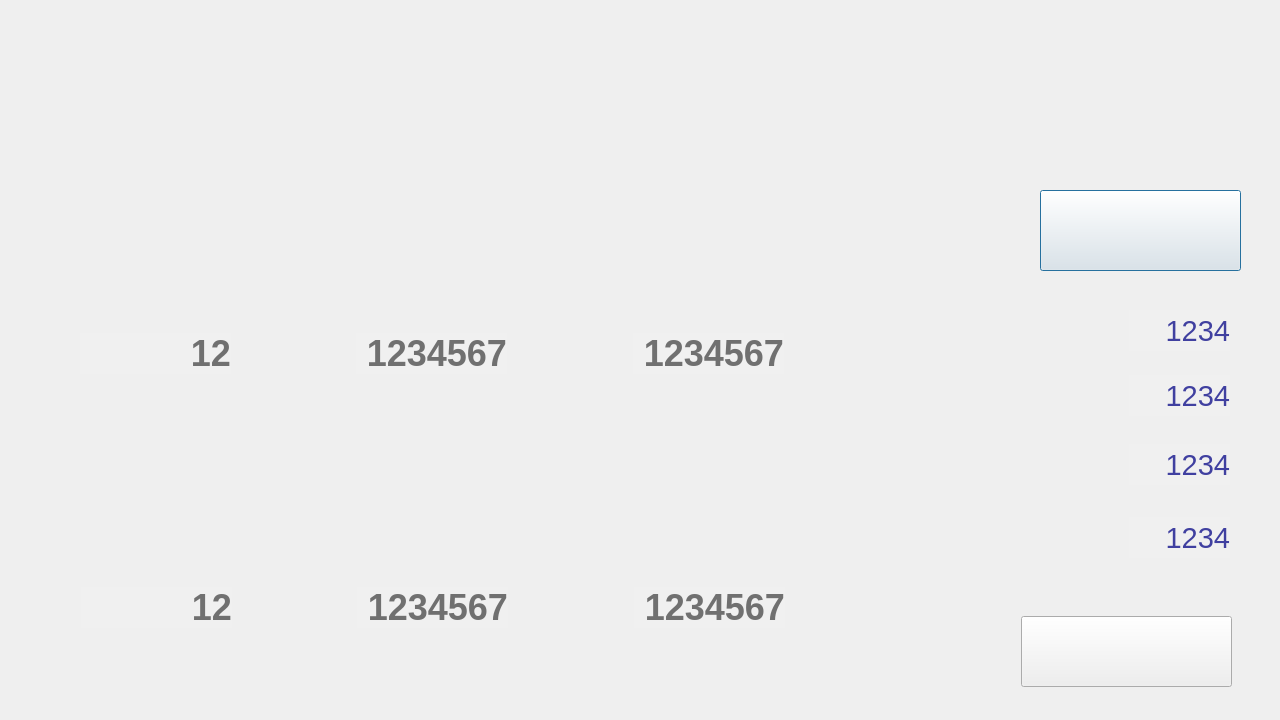
<?xml version="1.0" encoding="UTF-8"?>
<ui version="4.0">
 <class>Dialog</class>
 <widget class="QDialog" name="Dialog">
  <property name="geometry">
   <rect>
    <x>0</x>
    <y>0</y>
    <width>1280</width>
    <height>720</height>
   </rect>
  </property>
  <property name="windowTitle">
   <string>Dialog</string>
  </property>
  <widget class="QStackedWidget" name="stackedWidget">
   <property name="geometry">
    <rect>
     <x>0</x>
     <y>0</y>
     <width>1280</width>
     <height>720</height>
    </rect>
   </property>
   <property name="lineWidth">
    <number>0</number>
   </property>
   <property name="currentIndex">
    <number>0</number>
   </property>
   <widget class="QWidget" name="top">
    <property name="styleSheet">
     <string notr="true">QWidget {
border-image: url(:/data/1.jpg)
}</string>
    </property>
    <widget class="QPushButton" name="pb_vibration">
     <property name="geometry">
      <rect>
       <x>1040</x>
       <y>190</y>
       <width>201</width>
       <height>81</height>
      </rect>
     </property>
     <property name="styleSheet">
      <string notr="true">QPushButton{
	border-image:url(:/data/vib-button.png);
 background-repeat: no-repeat;
}    
QPushButton:pressed{
		border-image:url(:/data/vib-button2.png);
 background-repeat: no-repeat;
}</string>
     </property>
     <property name="text">
      <string/>
     </property>
    </widget>
    <widget class="QPushButton" name="pb_settings">
     <property name="geometry">
      <rect>
       <x>1021</x>
       <y>616</y>
       <width>211</width>
       <height>71</height>
      </rect>
     </property>
     <property name="styleSheet">
      <string notr="true">QPushButton{
	border-image:url(:/data/set-button.png);
 background-repeat: no-repeat;
}    
QPushButton:pressed{
		border-image:url(:/data/set-button2.png);
 background-repeat: no-repeat;
}</string>
     </property>
     <property name="text">
      <string/>
     </property>
    </widget>
    <widget class="QLabel" name="label_03">
     <property name="geometry">
      <rect>
       <x>80</x>
       <y>333</y>
       <width>151</width>
       <height>41</height>
      </rect>
     </property>
     <property name="font">
      <font>
       <pointsize>27</pointsize>
       <weight>75</weight>
       <bold>true</bold>
       <kerning>true</kerning>
      </font>
     </property>
     <property name="styleSheet">
      <string notr="true">QLabel {
color : #707070;
background-color: #f0f0f0;
border-image: url(:/data/111.jpg);
}</string>
     </property>
     <property name="text">
      <string>12</string>
     </property>
     <property name="alignment">
      <set>Qt::AlignRight|Qt::AlignTrailing|Qt::AlignVCenter</set>
     </property>
    </widget>
    <widget class="QLabel" name="label_05">
     <property name="geometry">
      <rect>
       <x>356</x>
       <y>333</y>
       <width>151</width>
       <height>41</height>
      </rect>
     </property>
     <property name="font">
      <font>
       <pointsize>27</pointsize>
       <weight>75</weight>
       <bold>true</bold>
       <kerning>true</kerning>
      </font>
     </property>
     <property name="styleSheet">
      <string notr="true">QLabel {
color : #707070;
background-color: #f0f0f0;
border-image: url(:/data/111.jpg);
}</string>
     </property>
     <property name="text">
      <string>1234567</string>
     </property>
     <property name="alignment">
      <set>Qt::AlignRight|Qt::AlignTrailing|Qt::AlignVCenter</set>
     </property>
    </widget>
    <widget class="QLabel" name="label_10">
     <property name="geometry">
      <rect>
       <x>633</x>
       <y>333</y>
       <width>151</width>
       <height>41</height>
      </rect>
     </property>
     <property name="font">
      <font>
       <pointsize>27</pointsize>
       <weight>75</weight>
       <bold>true</bold>
       <kerning>true</kerning>
      </font>
     </property>
     <property name="styleSheet">
      <string notr="true">QLabel {
color : #707070;
background-color: #f0f0f0;
border-image: url(:/data/111.jpg);
}</string>
     </property>
     <property name="text">
      <string>1234567</string>
     </property>
     <property name="alignment">
      <set>Qt::AlignRight|Qt::AlignTrailing|Qt::AlignVCenter</set>
     </property>
    </widget>
    <widget class="QLabel" name="label_25">
     <property name="geometry">
      <rect>
       <x>81</x>
       <y>587</y>
       <width>151</width>
       <height>41</height>
      </rect>
     </property>
     <property name="font">
      <font>
       <pointsize>27</pointsize>
       <weight>75</weight>
       <bold>true</bold>
       <kerning>true</kerning>
      </font>
     </property>
     <property name="styleSheet">
      <string notr="true">QLabel {
color : #707070;
background-color: #f0f0f0;
border-image: url(:/data/111.jpg);
}</string>
     </property>
     <property name="text">
      <string>12</string>
     </property>
     <property name="alignment">
      <set>Qt::AlignRight|Qt::AlignTrailing|Qt::AlignVCenter</set>
     </property>
    </widget>
    <widget class="QLabel" name="label_100">
     <property name="geometry">
      <rect>
       <x>634</x>
       <y>587</y>
       <width>151</width>
       <height>41</height>
      </rect>
     </property>
     <property name="font">
      <font>
       <pointsize>27</pointsize>
       <weight>75</weight>
       <bold>true</bold>
       <kerning>true</kerning>
      </font>
     </property>
     <property name="styleSheet">
      <string notr="true">QLabel {
color : #707070;
background-color: #f0f0f0;
border-image: url(:/data/111.jpg);
}</string>
     </property>
     <property name="text">
      <string>1234567</string>
     </property>
     <property name="alignment">
      <set>Qt::AlignRight|Qt::AlignTrailing|Qt::AlignVCenter</set>
     </property>
    </widget>
    <widget class="QLabel" name="label_50">
     <property name="geometry">
      <rect>
       <x>357</x>
       <y>587</y>
       <width>151</width>
       <height>41</height>
      </rect>
     </property>
     <property name="font">
      <font>
       <pointsize>27</pointsize>
       <weight>75</weight>
       <bold>true</bold>
       <kerning>true</kerning>
      </font>
     </property>
     <property name="styleSheet">
      <string notr="true">QLabel {
color : #707070;
background-color: #f0f0f0;
border-image: url(:/data/111.jpg);
}</string>
     </property>
     <property name="text">
      <string>1234567</string>
     </property>
     <property name="alignment">
      <set>Qt::AlignRight|Qt::AlignTrailing|Qt::AlignVCenter</set>
     </property>
    </widget>
    <widget class="QLabel" name="label_co2">
     <property name="geometry">
      <rect>
       <x>1129</x>
       <y>310</y>
       <width>101</width>
       <height>41</height>
      </rect>
     </property>
     <property name="font">
      <font>
       <pointsize>22</pointsize>
       <weight>50</weight>
       <bold>false</bold>
       <kerning>true</kerning>
      </font>
     </property>
     <property name="styleSheet">
      <string notr="true">QLabel {
color : #4040a0;
background-color: #f0f0f0;
border-image: url(:/data/111.jpg);
}</string>
     </property>
     <property name="text">
      <string>1234</string>
     </property>
     <property name="alignment">
      <set>Qt::AlignRight|Qt::AlignTrailing|Qt::AlignVCenter</set>
     </property>
    </widget>
    <widget class="QLabel" name="label_tvoc">
     <property name="geometry">
      <rect>
       <x>1129</x>
       <y>375</y>
       <width>101</width>
       <height>41</height>
      </rect>
     </property>
     <property name="font">
      <font>
       <pointsize>22</pointsize>
       <weight>50</weight>
       <bold>false</bold>
       <kerning>true</kerning>
      </font>
     </property>
     <property name="styleSheet">
      <string notr="true">QLabel {
color : #4040a0;
background-color: #f0f0f0;
border-image: url(:/data/111.jpg);
}</string>
     </property>
     <property name="text">
      <string>1234</string>
     </property>
     <property name="alignment">
      <set>Qt::AlignRight|Qt::AlignTrailing|Qt::AlignVCenter</set>
     </property>
    </widget>
    <widget class="QLabel" name="label_temp">
     <property name="geometry">
      <rect>
       <x>1129</x>
       <y>444</y>
       <width>101</width>
       <height>41</height>
      </rect>
     </property>
     <property name="font">
      <font>
       <pointsize>22</pointsize>
       <weight>50</weight>
       <bold>false</bold>
       <kerning>true</kerning>
      </font>
     </property>
     <property name="styleSheet">
      <string notr="true">QLabel {
color : #4040a0;
background-color: #f0f0f0;
border-image: url(:/data/111.jpg);
}</string>
     </property>
     <property name="text">
      <string>1234</string>
     </property>
     <property name="alignment">
      <set>Qt::AlignRight|Qt::AlignTrailing|Qt::AlignVCenter</set>
     </property>
    </widget>
    <widget class="QLabel" name="label_hum">
     <property name="geometry">
      <rect>
       <x>1129</x>
       <y>517</y>
       <width>101</width>
       <height>41</height>
      </rect>
     </property>
     <property name="font">
      <font>
       <pointsize>22</pointsize>
       <weight>50</weight>
       <bold>false</bold>
       <kerning>true</kerning>
      </font>
     </property>
     <property name="styleSheet">
      <string notr="true">QLabel {
color : #4040a0;
background-color: #f0f0f0;
border-image: url(:/data/111.jpg);
}</string>
     </property>
     <property name="text">
      <string>1234</string>
     </property>
     <property name="alignment">
      <set>Qt::AlignRight|Qt::AlignTrailing|Qt::AlignVCenter</set>
     </property>
    </widget>
   </widget>
   <widget class="QWidget" name="settings">
    <property name="styleSheet">
     <string notr="true">QWidget {
border-image: url(:/data/3.jpg)
}</string>
    </property>
    <widget class="QPushButton" name="pb_back">
     <property name="geometry">
      <rect>
       <x>1120</x>
       <y>590</y>
       <width>80</width>
       <height>25</height>
      </rect>
     </property>
     <property name="styleSheet">
      <string notr="true">QPushButton{
border-image: url(:/data/11.jpg)
}</string>
     </property>
     <property name="text">
      <string>back</string>
     </property>
    </widget>
    <widget class="QPushButton" name="pb_setitem">
     <property name="geometry">
      <rect>
       <x>280</x>
       <y>180</y>
       <width>89</width>
       <height>25</height>
      </rect>
     </property>
     <property name="styleSheet">
      <string notr="true">QPushButton{
border-image: url(:/data/11.jpg)
}</string>
     </property>
     <property name="text">
      <string>settings</string>
     </property>
    </widget>
    <widget class="QPushButton" name="pb_calibration">
     <property name="geometry">
      <rect>
       <x>680</x>
       <y>180</y>
       <width>89</width>
       <height>25</height>
      </rect>
     </property>
     <property name="styleSheet">
      <string notr="true">QPushButton{
border-image: url(:/data/11.jpg)
}</string>
     </property>
     <property name="text">
      <string>calibration</string>
     </property>
    </widget>
    <widget class="QPushButton" name="pb_gateway">
     <property name="geometry">
      <rect>
       <x>280</x>
       <y>400</y>
       <width>89</width>
       <height>25</height>
      </rect>
     </property>
     <property name="styleSheet">
      <string notr="true">QPushButton{
border-image: url(:/data/11.jpg)
}</string>
     </property>
     <property name="text">
      <string>gateway</string>
     </property>
    </widget>
    <widget class="QPushButton" name="pb_datatrend">
     <property name="geometry">
      <rect>
       <x>680</x>
       <y>400</y>
       <width>89</width>
       <height>25</height>
      </rect>
     </property>
     <property name="styleSheet">
      <string notr="true">QPushButton{
border-image: url(:/data/11.jpg)
}</string>
     </property>
     <property name="text">
      <string>date trend</string>
     </property>
    </widget>
   </widget>
   <widget class="QWidget" name="setitem">
    <property name="styleSheet">
     <string notr="true">QWidget {
border-image: url(:/data/4.jpg)
}</string>
    </property>
    <widget class="QPushButton" name="pb_ok_item">
     <property name="geometry">
      <rect>
       <x>990</x>
       <y>110</y>
       <width>89</width>
       <height>25</height>
      </rect>
     </property>
     <property name="styleSheet">
      <string notr="true">QPushButton{
border-image: url(:/data/11.jpg)
}</string>
     </property>
     <property name="text">
      <string>ok</string>
     </property>
    </widget>
    <widget class="QProgressBar" name="progressBar">
     <property name="geometry">
      <rect>
       <x>620</x>
       <y>280</y>
       <width>501</width>
       <height>31</height>
      </rect>
     </property>
     <property name="styleSheet">
      <string notr="true">QProgressBar {
    border:    grey;
    border-radius: 2px;
 text-align: center;
    border-image: url(:/data/111.jpg);
background: lightgray
}

QProgressBar::chunk {
background: qlineargradient(x1: 0,
                                y1: 0.5,
                                x2: 1,
                                y2: 0.5,
                                stop: 0 #2020f0,
                                stop: 1 #9090f0);
    border-radius: 2px;
    border-image: url(:/data/111.jpg)
}</string>
     </property>
     <property name="value">
      <number>24</number>
     </property>
    </widget>
    <widget class="QDial" name="dial">
     <property name="geometry">
      <rect>
       <x>410</x>
       <y>280</y>
       <width>81</width>
       <height>71</height>
      </rect>
     </property>
    </widget>
   </widget>
   <widget class="QWidget" name="trend">
    <property name="styleSheet">
     <string notr="true">QWidget {
border-image: url(:/data/6.jpg)
}</string>
    </property>
    <widget class="QPushButton" name="pb_ok_trend">
     <property name="geometry">
      <rect>
       <x>1030</x>
       <y>590</y>
       <width>89</width>
       <height>25</height>
      </rect>
     </property>
     <property name="styleSheet">
      <string notr="true">QPushButton{
border-image: url(:/data/11.jpg)
}</string>
     </property>
     <property name="text">
      <string>ok</string>
     </property>
    </widget>
   </widget>
   <widget class="QWidget" name="gateway">
    <property name="styleSheet">
     <string notr="true">QWidget {
border-image: url(:/data/7.jpg)
}</string>
    </property>
    <widget class="QPushButton" name="pb_ok_gateway">
     <property name="geometry">
      <rect>
       <x>1030</x>
       <y>590</y>
       <width>89</width>
       <height>25</height>
      </rect>
     </property>
     <property name="styleSheet">
      <string notr="true">QPushButton{
border-image: url(:/data/11.jpg)
}</string>
     </property>
     <property name="text">
      <string>ok</string>
     </property>
    </widget>
   </widget>
  </widget>
 </widget>
 <resources/>
 <connections>
  <connection>
   <sender>dial</sender>
   <signal>sliderMoved(int)</signal>
   <receiver>progressBar</receiver>
   <slot>setValue(int)</slot>
   <hints>
    <hint type="sourcelabel">
     <x>466</x>
     <y>314</y>
    </hint>
    <hint type="destinationlabel">
     <x>673</x>
     <y>297</y>
    </hint>
   </hints>
  </connection>
 </connections>
</ui>
